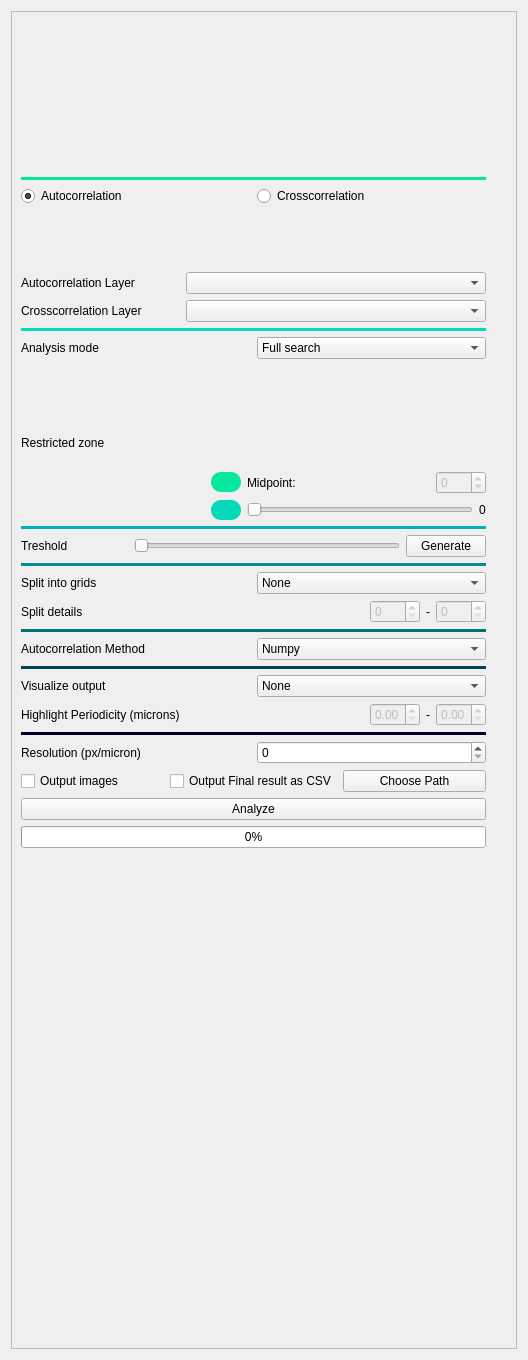
<?xml version="1.0" encoding="UTF-8"?>
<ui version="4.0">
 <class>Form</class>
 <widget class="QWidget" name="Form">
  <property name="geometry">
   <rect>
    <x>0</x>
    <y>0</y>
    <width>528</width>
    <height>1360</height>
   </rect>
  </property>
  <property name="windowTitle">
   <string>Form</string>
  </property>
  <layout class="QVBoxLayout" name="verticalLayout_2">
   <item>
    <widget class="QScrollArea" name="scrollArea">
     <property name="verticalScrollBarPolicy">
      <enum>Qt::ScrollBarAlwaysOff</enum>
     </property>
     <property name="horizontalScrollBarPolicy">
      <enum>Qt::ScrollBarAlwaysOff</enum>
     </property>
     <property name="widgetResizable">
      <bool>true</bool>
     </property>
     <property name="alignment">
      <set>Qt::AlignLeading|Qt::AlignLeft|Qt::AlignTop</set>
     </property>
     <widget class="QWidget" name="scrollAreaWidgetContents_5">
      <property name="geometry">
       <rect>
        <x>0</x>
        <y>0</y>
        <width>502</width>
        <height>1334</height>
       </rect>
      </property>
      <layout class="QVBoxLayout" name="verticalLayout_6">
       <property name="rightMargin">
        <number>30</number>
       </property>
       <item>
        <layout class="QVBoxLayout" name="verticalLayout">
         <property name="leftMargin">
          <number>0</number>
         </property>
         <item>
          <layout class="QHBoxLayout" name="horizontalLayout">
           <property name="sizeConstraint">
            <enum>QLayout::SetFixedSize</enum>
           </property>
           <property name="bottomMargin">
            <number>30</number>
           </property>
           <item>
            <widget class="QLabel" name="label_2">
             <property name="sizePolicy">
              <sizepolicy hsizetype="Minimum" vsizetype="Minimum">
               <horstretch>0</horstretch>
               <verstretch>0</verstretch>
              </sizepolicy>
             </property>
             <property name="minimumSize">
              <size>
               <width>440</width>
               <height>120</height>
              </size>
             </property>
             <property name="maximumSize">
              <size>
               <width>440</width>
               <height>64</height>
              </size>
             </property>
             <property name="autoFillBackground">
              <bool>false</bool>
             </property>
             <property name="frameShape">
              <enum>QFrame::NoFrame</enum>
             </property>
             <property name="text">
              <string/>
             </property>
             <property name="textFormat">
              <enum>Qt::PlainText</enum>
             </property>
             <property name="pixmap">
              <pixmap>Logo.png</pixmap>
             </property>
             <property name="scaledContents">
              <bool>true</bool>
             </property>
             <property name="alignment">
              <set>Qt::AlignCenter</set>
             </property>
             <property name="wordWrap">
              <bool>false</bool>
             </property>
            </widget>
           </item>
          </layout>
         </item>
         <item>
          <widget class="Line" name="line_3">
           <property name="sizePolicy">
            <sizepolicy hsizetype="Minimum" vsizetype="Minimum">
             <horstretch>0</horstretch>
             <verstretch>0</verstretch>
            </sizepolicy>
           </property>
           <property name="minimumSize">
            <size>
             <width>0</width>
             <height>2</height>
            </size>
           </property>
           <property name="styleSheet">
            <string notr="true">border: 5px solid #05e69f</string>
           </property>
           <property name="lineWidth">
            <number>5</number>
           </property>
           <property name="midLineWidth">
            <number>5</number>
           </property>
           <property name="orientation">
            <enum>Qt::Horizontal</enum>
           </property>
          </widget>
         </item>
         <item>
          <layout class="QHBoxLayout" name="horizontalLayout_18">
           <item>
            <widget class="QRadioButton" name="radioButton_1">
             <property name="text">
              <string>Autocorrelation</string>
             </property>
             <property name="checked">
              <bool>true</bool>
             </property>
            </widget>
           </item>
           <item>
            <widget class="QRadioButton" name="radioButton_2">
             <property name="text">
              <string>Crosscorrelation</string>
             </property>
            </widget>
           </item>
          </layout>
         </item>
         <item>
          <spacer name="verticalSpacer_2">
           <property name="orientation">
            <enum>Qt::Vertical</enum>
           </property>
           <property name="sizeType">
            <enum>QSizePolicy::Fixed</enum>
           </property>
           <property name="sizeHint" stdset="0">
            <size>
             <width>20</width>
             <height>20</height>
            </size>
           </property>
          </spacer>
         </item>
         <item>
          <layout class="QHBoxLayout" name="horizontalLayout_19">
           <property name="sizeConstraint">
            <enum>QLayout::SetMaximumSize</enum>
           </property>
           <item>
            <widget class="ClickLabel" name="label_A">
             <property name="maximumSize">
              <size>
               <width>120</width>
               <height>120</height>
              </size>
             </property>
             <property name="text">
              <string/>
             </property>
             <property name="textFormat">
              <enum>Qt::AutoText</enum>
             </property>
             <property name="pixmap">
              <pixmap>auto_T.png</pixmap>
             </property>
             <property name="scaledContents">
              <bool>true</bool>
             </property>
             <property name="alignment">
              <set>Qt::AlignCenter</set>
             </property>
             <property name="wordWrap">
              <bool>false</bool>
             </property>
            </widget>
           </item>
           <item>
            <widget class="ClickLabel" name="label_C">
             <property name="maximumSize">
              <size>
               <width>120</width>
               <height>120</height>
              </size>
             </property>
             <property name="text">
              <string/>
             </property>
             <property name="pixmap">
              <pixmap>cross_F.png</pixmap>
             </property>
             <property name="scaledContents">
              <bool>true</bool>
             </property>
            </widget>
           </item>
          </layout>
         </item>
         <item>
          <spacer name="verticalSpacer_3">
           <property name="orientation">
            <enum>Qt::Vertical</enum>
           </property>
           <property name="sizeType">
            <enum>QSizePolicy::Fixed</enum>
           </property>
           <property name="sizeHint" stdset="0">
            <size>
             <width>20</width>
             <height>20</height>
            </size>
           </property>
          </spacer>
         </item>
         <item>
          <layout class="QHBoxLayout" name="horizontalLayout_7">
           <item>
            <widget class="QLabel" name="label_8">
             <property name="text">
              <string>Autocorrelation Layer</string>
             </property>
            </widget>
           </item>
           <item>
            <widget class="QComboBox" name="comboBox_layer">
             <property name="sizePolicy">
              <sizepolicy hsizetype="Expanding" vsizetype="Fixed">
               <horstretch>0</horstretch>
               <verstretch>0</verstretch>
              </sizepolicy>
             </property>
             <property name="maximumSize">
              <size>
               <width>300</width>
               <height>16777215</height>
              </size>
             </property>
            </widget>
           </item>
          </layout>
         </item>
         <item>
          <layout class="QHBoxLayout" name="horizontalLayout_17">
           <item>
            <widget class="QLabel" name="label_19">
             <property name="enabled">
              <bool>true</bool>
             </property>
             <property name="text">
              <string>Crosscorrelation Layer</string>
             </property>
            </widget>
           </item>
           <item>
            <widget class="QComboBox" name="comboBox_layer_1">
             <property name="enabled">
              <bool>true</bool>
             </property>
             <property name="sizePolicy">
              <sizepolicy hsizetype="Expanding" vsizetype="Fixed">
               <horstretch>0</horstretch>
               <verstretch>0</verstretch>
              </sizepolicy>
             </property>
             <property name="minimumSize">
              <size>
               <width>0</width>
               <height>0</height>
              </size>
             </property>
             <property name="maximumSize">
              <size>
               <width>300</width>
               <height>16777215</height>
              </size>
             </property>
            </widget>
           </item>
          </layout>
         </item>
         <item>
          <widget class="Line" name="line">
           <property name="styleSheet">
            <string notr="true">border: 2px solid #05d9b9</string>
           </property>
           <property name="lineWidth">
            <number>0</number>
           </property>
           <property name="orientation">
            <enum>Qt::Horizontal</enum>
           </property>
          </widget>
         </item>
         <item>
          <layout class="QHBoxLayout" name="horizontalLayout_5">
           <item>
            <widget class="QLabel" name="label_5">
             <property name="text">
              <string>Analysis mode</string>
             </property>
            </widget>
           </item>
           <item>
            <widget class="QComboBox" name="comboBox_mode">
             <item>
              <property name="text">
               <string>Full search</string>
              </property>
             </item>
             <item>
              <property name="text">
               <string>Restrict angle</string>
              </property>
             </item>
            </widget>
           </item>
          </layout>
         </item>
         <item>
          <layout class="QHBoxLayout" name="horizontalLayout_6">
           <item>
            <widget class="QLabel" name="label_6">
             <property name="text">
              <string>Restricted zone</string>
             </property>
            </widget>
           </item>
           <item>
            <spacer name="horizontalSpacer">
             <property name="orientation">
              <enum>Qt::Horizontal</enum>
             </property>
             <property name="sizeType">
              <enum>QSizePolicy::Fixed</enum>
             </property>
             <property name="sizeHint" stdset="0">
              <size>
               <width>100</width>
               <height>20</height>
              </size>
             </property>
            </spacer>
           </item>
           <item>
            <layout class="QVBoxLayout" name="verticalLayout_3">
             <item alignment="Qt::AlignHCenter">
              <widget class="QLabel" name="label_7">
               <property name="enabled">
                <bool>true</bool>
               </property>
               <property name="minimumSize">
                <size>
                 <width>100</width>
                 <height>100</height>
                </size>
               </property>
               <property name="maximumSize">
                <size>
                 <width>100</width>
                 <height>100</height>
                </size>
               </property>
               <property name="baseSize">
                <size>
                 <width>100</width>
                 <height>100</height>
                </size>
               </property>
               <property name="layoutDirection">
                <enum>Qt::LeftToRight</enum>
               </property>
               <property name="frameShape">
                <enum>QFrame::NoFrame</enum>
               </property>
               <property name="text">
                <string/>
               </property>
               <property name="textFormat">
                <enum>Qt::PlainText</enum>
               </property>
               <property name="pixmap">
                <pixmap>compas.svg</pixmap>
               </property>
               <property name="scaledContents">
                <bool>true</bool>
               </property>
               <property name="alignment">
                <set>Qt::AlignCenter</set>
               </property>
               <property name="wordWrap">
                <bool>false</bool>
               </property>
               <property name="margin">
                <number>0</number>
               </property>
              </widget>
             </item>
             <item>
              <layout class="QHBoxLayout" name="horizontalLayout_3">
               <item>
                <widget class="QFrame" name="frame">
                 <property name="minimumSize">
                  <size>
                   <width>30</width>
                   <height>20</height>
                  </size>
                 </property>
                 <property name="maximumSize">
                  <size>
                   <width>30</width>
                   <height>20</height>
                  </size>
                 </property>
                 <property name="styleSheet">
                  <string notr="true">background-color: #05e69f;
border-radius: 10px</string>
                 </property>
                 <property name="frameShape">
                  <enum>QFrame::StyledPanel</enum>
                 </property>
                 <property name="frameShadow">
                  <enum>QFrame::Raised</enum>
                 </property>
                 <property name="lineWidth">
                  <number>0</number>
                 </property>
                </widget>
               </item>
               <item>
                <widget class="QLabel" name="label">
                 <property name="text">
                  <string>Midpoint:</string>
                 </property>
                 <property name="textFormat">
                  <enum>Qt::PlainText</enum>
                 </property>
                 <property name="scaledContents">
                  <bool>false</bool>
                 </property>
                </widget>
               </item>
               <item>
                <widget class="QSpinBox" name="spinBox_zoneMid">
                 <property name="enabled">
                  <bool>false</bool>
                 </property>
                 <property name="maximumSize">
                  <size>
                   <width>50</width>
                   <height>16777215</height>
                  </size>
                 </property>
                 <property name="minimum">
                  <number>-360</number>
                 </property>
                 <property name="maximum">
                  <number>360</number>
                 </property>
                 <property name="value">
                  <number>0</number>
                 </property>
                </widget>
               </item>
              </layout>
             </item>
             <item>
              <layout class="QHBoxLayout" name="horizontalLayout_4">
               <item>
                <widget class="QFrame" name="frame_3">
                 <property name="enabled">
                  <bool>false</bool>
                 </property>
                 <property name="minimumSize">
                  <size>
                   <width>30</width>
                   <height>20</height>
                  </size>
                 </property>
                 <property name="maximumSize">
                  <size>
                   <width>30</width>
                   <height>20</height>
                  </size>
                 </property>
                 <property name="styleSheet">
                  <string notr="true">background-color: #05d9b9;
border-radius: 10px;</string>
                 </property>
                 <property name="frameShape">
                  <enum>QFrame::StyledPanel</enum>
                 </property>
                 <property name="frameShadow">
                  <enum>QFrame::Raised</enum>
                 </property>
                 <property name="lineWidth">
                  <number>0</number>
                 </property>
                </widget>
               </item>
               <item>
                <widget class="QSlider" name="angleSlider">
                 <property name="enabled">
                  <bool>false</bool>
                 </property>
                 <property name="styleSheet">
                  <string notr="true"/>
                 </property>
                 <property name="orientation">
                  <enum>Qt::Horizontal</enum>
                 </property>
                </widget>
               </item>
               <item>
                <widget class="QLabel" name="sliderLabel">
                 <property name="text">
                  <string>0</string>
                 </property>
                </widget>
               </item>
              </layout>
             </item>
            </layout>
           </item>
          </layout>
         </item>
         <item>
          <widget class="Line" name="line_2">
           <property name="styleSheet">
            <string notr="true">border: 2px solid #03afb8</string>
           </property>
           <property name="orientation">
            <enum>Qt::Horizontal</enum>
           </property>
          </widget>
         </item>
         <item>
          <layout class="QHBoxLayout" name="horizontalLayout_8">
           <item>
            <widget class="QLabel" name="label_9">
             <property name="text">
              <string>Treshold</string>
             </property>
            </widget>
           </item>
           <item>
            <spacer name="horizontalSpacer_2">
             <property name="orientation">
              <enum>Qt::Horizontal</enum>
             </property>
             <property name="sizeType">
              <enum>QSizePolicy::Fixed</enum>
             </property>
             <property name="sizeHint" stdset="0">
              <size>
               <width>60</width>
               <height>0</height>
              </size>
             </property>
            </spacer>
           </item>
           <item>
            <widget class="QSlider" name="threshSlider">
             <property name="enabled">
              <bool>true</bool>
             </property>
             <property name="maximum">
              <number>1000</number>
             </property>
             <property name="orientation">
              <enum>Qt::Horizontal</enum>
             </property>
            </widget>
           </item>
           <item>
            <widget class="QPushButton" name="genThresh">
             <property name="text">
              <string>Generate</string>
             </property>
            </widget>
           </item>
          </layout>
         </item>
         <item>
          <widget class="Line" name="line_4">
           <property name="styleSheet">
            <string notr="true">border: 2px solid #028f92</string>
           </property>
           <property name="orientation">
            <enum>Qt::Horizontal</enum>
           </property>
          </widget>
         </item>
         <item>
          <layout class="QHBoxLayout" name="horizontalLayout_12">
           <item>
            <widget class="QLabel" name="label_13">
             <property name="text">
              <string>Split into grids</string>
             </property>
            </widget>
           </item>
           <item>
            <widget class="QComboBox" name="comboBox_gridsplit">
             <item>
              <property name="text">
               <string>None</string>
              </property>
             </item>
             <item>
              <property name="text">
               <string>Auto</string>
              </property>
             </item>
             <item>
              <property name="text">
               <string>Manual</string>
              </property>
             </item>
             <item>
              <property name="text">
               <string>Fixed</string>
              </property>
             </item>
             <item>
              <property name="text">
               <string>Custom</string>
              </property>
             </item>
            </widget>
           </item>
          </layout>
         </item>
         <item>
          <layout class="QHBoxLayout" name="horizontalLayout_11">
           <item>
            <widget class="QLabel" name="label_11">
             <property name="text">
              <string>Split details</string>
             </property>
            </widget>
           </item>
           <item>
            <spacer name="horizontalSpacer_3">
             <property name="orientation">
              <enum>Qt::Horizontal</enum>
             </property>
             <property name="sizeHint" stdset="0">
              <size>
               <width>40</width>
               <height>20</height>
              </size>
             </property>
            </spacer>
           </item>
           <item>
            <widget class="QSpinBox" name="spinBox_gridLeft">
             <property name="enabled">
              <bool>false</bool>
             </property>
             <property name="maximumSize">
              <size>
               <width>50</width>
               <height>16777215</height>
              </size>
             </property>
             <property name="minimum">
              <number>0</number>
             </property>
             <property name="maximum">
              <number>1000000</number>
             </property>
             <property name="value">
              <number>0</number>
             </property>
            </widget>
           </item>
           <item alignment="Qt::AlignHCenter">
            <widget class="QLabel" name="label_12">
             <property name="text">
              <string>-</string>
             </property>
            </widget>
           </item>
           <item>
            <widget class="QSpinBox" name="spinBox_gridRight">
             <property name="enabled">
              <bool>false</bool>
             </property>
             <property name="maximumSize">
              <size>
               <width>50</width>
               <height>16777215</height>
              </size>
             </property>
             <property name="minimum">
              <number>0</number>
             </property>
             <property name="maximum">
              <number>100000</number>
             </property>
             <property name="value">
              <number>0</number>
             </property>
            </widget>
           </item>
          </layout>
         </item>
         <item>
          <widget class="Line" name="line_17">
           <property name="styleSheet">
            <string notr="true">border: 2px solid #027371</string>
           </property>
           <property name="orientation">
            <enum>Qt::Horizontal</enum>
           </property>
          </widget>
         </item>
         <item>
          <layout class="QHBoxLayout" name="horizontalLayout_2">
           <item>
            <widget class="QLabel" name="label_3">
             <property name="text">
              <string>Autocorrelation Method</string>
             </property>
            </widget>
           </item>
           <item>
            <widget class="QComboBox" name="comboBox_AutocorMethod">
             <item>
              <property name="text">
               <string>Numpy</string>
              </property>
             </item>
             <item>
              <property name="text">
               <string>Miso</string>
              </property>
             </item>
            </widget>
           </item>
          </layout>
         </item>
         <item>
          <widget class="Line" name="line_18">
           <property name="styleSheet">
            <string notr="true">border: 2px solid #024451</string>
           </property>
           <property name="orientation">
            <enum>Qt::Horizontal</enum>
           </property>
          </widget>
         </item>
         <item>
          <layout class="QHBoxLayout" name="horizontalLayout_10">
           <item>
            <widget class="QLabel" name="label_10">
             <property name="text">
              <string>Visualize output</string>
             </property>
            </widget>
           </item>
           <item>
            <widget class="QComboBox" name="comboBox_visOutput">
             <item>
              <property name="text">
               <string>None</string>
              </property>
             </item>
             <item>
              <property name="text">
               <string>2D PCA</string>
              </property>
             </item>
             <item>
              <property name="text">
               <string>3D</string>
              </property>
             </item>
            </widget>
           </item>
          </layout>
         </item>
         <item>
          <layout class="QHBoxLayout" name="horizontalLayout_14">
           <item>
            <widget class="QLabel" name="label_15">
             <property name="text">
              <string>Highlight Periodicity (microns)</string>
             </property>
            </widget>
           </item>
           <item>
            <spacer name="horizontalSpacer_4">
             <property name="orientation">
              <enum>Qt::Horizontal</enum>
             </property>
             <property name="sizeHint" stdset="0">
              <size>
               <width>40</width>
               <height>20</height>
              </size>
             </property>
            </spacer>
           </item>
           <item>
            <widget class="QDoubleSpinBox" name="doubleSpinBox_visLeft">
             <property name="enabled">
              <bool>false</bool>
             </property>
             <property name="maximumSize">
              <size>
               <width>50</width>
               <height>16777215</height>
              </size>
             </property>
            </widget>
           </item>
           <item alignment="Qt::AlignHCenter">
            <widget class="QLabel" name="label_16">
             <property name="text">
              <string>-</string>
             </property>
            </widget>
           </item>
           <item>
            <widget class="QDoubleSpinBox" name="doubleSpinBox_visRight">
             <property name="enabled">
              <bool>false</bool>
             </property>
             <property name="maximumSize">
              <size>
               <width>50</width>
               <height>16777215</height>
              </size>
             </property>
            </widget>
           </item>
          </layout>
         </item>
         <item>
          <widget class="Line" name="line_19">
           <property name="styleSheet">
            <string notr="true">border: 2px solid #020024</string>
           </property>
           <property name="orientation">
            <enum>Qt::Horizontal</enum>
           </property>
          </widget>
         </item>
         <item>
          <layout class="QHBoxLayout" name="horizontalLayout_13">
           <item>
            <widget class="QLabel" name="label_14">
             <property name="text">
              <string>Resolution (px/micron)</string>
             </property>
            </widget>
           </item>
           <item>
            <widget class="QSpinBox" name="spinBox_pixel">
             <property name="maximum">
              <number>9999999</number>
             </property>
            </widget>
           </item>
          </layout>
         </item>
         <item>
          <layout class="QHBoxLayout" name="horizontalLayout_9">
           <item>
            <widget class="QCheckBox" name="checkBox_outImg">
             <property name="text">
              <string>Output images</string>
             </property>
            </widget>
           </item>
           <item>
            <widget class="QCheckBox" name="checkBox_outCSV">
             <property name="text">
              <string>Output Final result as CSV</string>
             </property>
            </widget>
           </item>
           <item>
            <widget class="QPushButton" name="pushButton_File">
             <property name="text">
              <string>Choose Path</string>
             </property>
            </widget>
           </item>
          </layout>
         </item>
         <item>
          <widget class="QPushButton" name="analyze">
           <property name="text">
            <string>Analyze</string>
           </property>
          </widget>
         </item>
         <item>
          <widget class="QProgressBar" name="progressBar">
           <property name="value">
            <number>0</number>
           </property>
          </widget>
         </item>
        </layout>
       </item>
       <item>
        <spacer name="verticalSpacer">
         <property name="orientation">
          <enum>Qt::Vertical</enum>
         </property>
         <property name="sizeHint" stdset="0">
          <size>
           <width>20</width>
           <height>40</height>
          </size>
         </property>
        </spacer>
       </item>
      </layout>
     </widget>
    </widget>
   </item>
  </layout>
 </widget>
 <customwidgets>
  <customwidget>
   <class>ClickLabel</class>
   <extends>QLabel</extends>
   <header>napari_k2_wavebreaker/ClickLabel.h</header>
  </customwidget>
 </customwidgets>
 <resources/>
 <connections/>
</ui>
